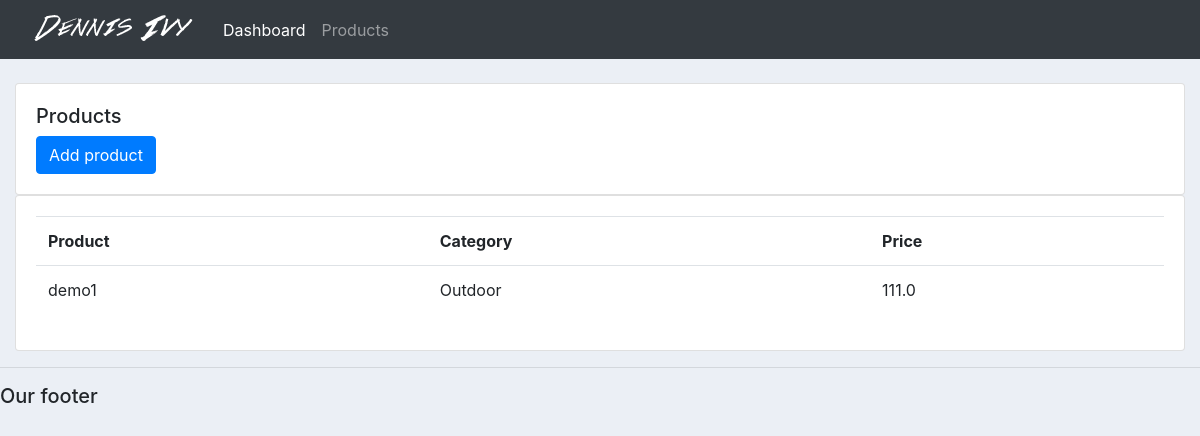
Screenshot of /products/ with the database file from the repository.
### accounts/models.py (models this page shows, shortened)
class Product(models.Model):
    Category=(
        ('Indoor','Indoor'),
        ('Outdoor','Outdoor'),
        )
    name=models.CharField(max_length=200,null=True)
    price=models.FloatField(null=True)
    category=models.CharField(max_length=200,null=True,choices=Category)
    description=models.CharField(max_length=200,null=True)
    tags = models.ManyToManyField(Tag)
    date_created=models.DateTimeField(auto_now_add=True,null=True)

### accounts/views.py (the view)
# urls.py: path('products/', views.products, name='products'),
def products(request):
    products = Product.objects.all()
    return render(request, 'products.html', {'products':products})

### accounts/templates/products.html
{%  extends 'main.html' %}
{% block content %}
		<br>
		<div class="row">
			<div class="col-md">
				<div class="card card-body">
					<h5>Products</h5>
					<a href="{% url 'add_product' %}">
					 <button type="button" class="btn btn-primary" title="btn btn-primary" data-toggle="tooltip">Add product</button>
					 </a>
				</div>
				<div class="card card-body">
					<table class="table">
						<tr>
							<th>Product</th>
							<th>Category</th>
							<th>Price</th>
						</tr>
						{% for i in products %}
							<tr>
								<td>{{i.name}}</td>
								<td>{{i.category}}</td>
								<td>{{i.price}}</td>
							</tr>
						{% endfor %}
					</table>
				</div>
			</div>
		</div>
{% endblock content %}

### static/css/main.css (style rules this page uses)
body { background-color: #ebeff5; }

### rows the page displays
Product: name "demo1", category "Outdoor", price "111.0"
